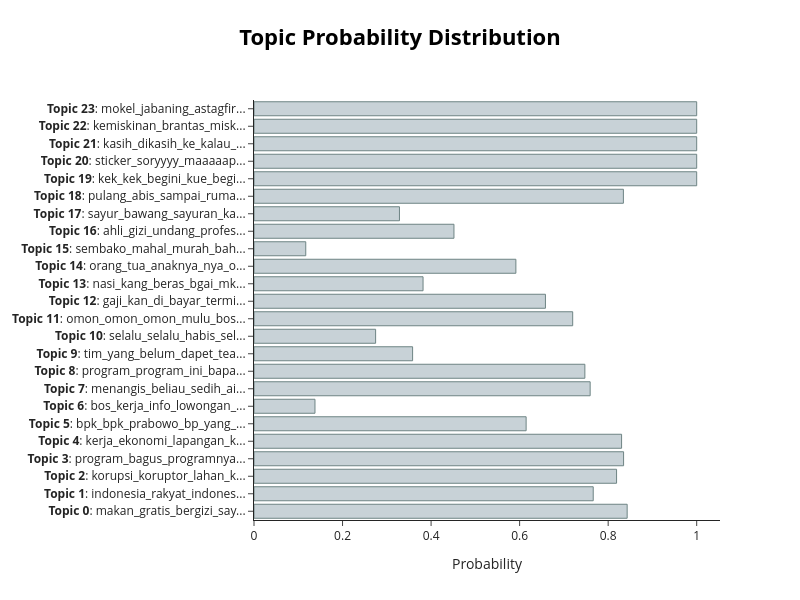

This figure's notebook cell:
### Code cell
max_probs = probs.max(axis=1)
fig = topic_model.visualize_distribution(max_probs)
fig.write_html('output/bertopic_modeling_distribution_sample.html')
fig.show()

### Figure 1 — Plotly figure (JSON) as saved in the notebook; plotly's stock layout.template omitted (floating-point values rounded to 4 significant figures)
{"data": [{"marker": {"color": "#C8D2D7", "line": {"color": "#6E8484", "width": 1}}, "orientation": "h", "type": "bar", "x": [0.8429, 0.7662, 0.819, 0.8348, 0.8303, 0.6147, 0.1377, 0.7593, 0.7474, 0.3582, 0.2747, 0.7199, 0.6583, 0.3819, 0.5916, 0.1169, 0.4517, 0.3286, 0.8344, 1, 1, 1, 1, 1], "y": ["<b>Topic 0</b>: makan_gratis_bergizi_say...", "<b>Topic 1</b>: indonesia_rakyat_indones...", "<b>Topic 2</b>: korupsi_koruptor_lahan_k...", "<b>Topic 3</b>: program_bagus_programnya...", "<b>Topic 4</b>: kerja_ekonomi_lapangan_k...", "<b>Topic 5</b>: bpk_bpk_prabowo_bp_yang_...", "<b>Topic 6</b>: bos_kerja_info_lowongan_...", "<b>Topic 7</b>: menangis_beliau_sedih_ai...", "<b>Topic 8</b>: program_program_ini_bapa...", "<b>Topic 9</b>: tim_yang_belum_dapet_tea...", "<b>Topic 10</b>: selalu_selalu_habis_sel...", "<b>Topic 11</b>: omon_omon_omon_mulu_bos...", "<b>Topic 12</b>: gaji_kan_di_bayar_termi...", "<b>Topic 13</b>: nasi_kang_beras_bgai_mk...", "<b>Topic 14</b>: orang_tua_anaknya_nya_o...", "<b>Topic 15</b>: sembako_mahal_murah_bah...", "<b>Topic 16</b>: ahli_gizi_undang_profes...", "<b>Topic 17</b>: sayur_bawang_sayuran_ka...", "<b>Topic 18</b>: pulang_abis_sampai_ruma...", "<b>Topic 19</b>: kek_kek_begini_kue_begi...", "<b>Topic 20</b>: sticker_soryyyy_maaaaap...", "<b>Topic 21</b>: kasih_dikasih_ke_kalau_...", "<b>Topic 22</b>: kemiskinan_brantas_misk...", "<b>Topic 23</b>: mokel_jabaning_astagfir..."]}], "layout": {"height": 600, "hoverlabel": {"bgcolor": "white", "font": {"family": "Rockwell", "size": 16}}, "title": {"font": {"color": "Black", "size": 22}, "text": "<b>Topic Probability Distribution</b>", "x": 0.5, "xanchor": "center", "y": 0.95, "yanchor": "top"}, "width": 800, "xaxis": {"title": {"text": "Probability"}}}}
